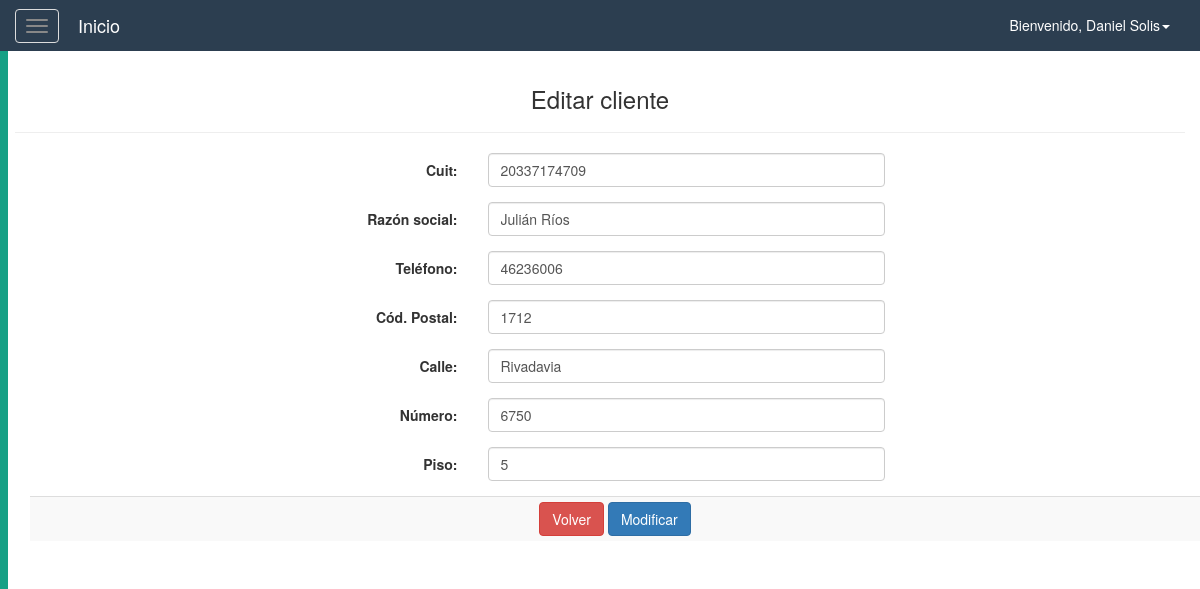
Page /logistica/editarCliente.php?id=2 (signed in) on the committed database.
### tables this page shows
CREATE TABLE Cliente(
    idCliente int(11) NOT NULL AUTO_INCREMENT,
    cuit bigint(11) NOT NULL,
    razon varchar(45) NOT NULL,
    telefono varchar(45) NOT NULL,
    dom_cp int(11) NOT NULL,
    dom_calle varchar(45) NOT NULL,
    dom_numero int(11) NOT NULL,
    dom_piso int(11) NOT NULL,
    PRIMARY KEY (idCliente)
);

### resources/db/control.php (called while the page is built, shortened)
<?php
    class controlDB{
        function __construct(){
            try{
            $host="localhost";
            $dbname="logistica";
            $user="root";
            $pass="";
            $this->con=mysqli_connect($host,$user,$pass) or die("No se puede conectar con la base de datos.");
            mysqli_select_db($this->con,$dbname)or die("No se encuentra la base de datos.");
            mysqli_set_charset($this->con, "utf8");
            }catch(Exception $ex){
                throw $ex;
            }
        }
        function consultar($sql){
            $result=mysqli_query($this->con,$sql);
            $data=null;
            if($result){
                while($fila=mysqli_fetch_array($result)){
                    $data[]=$fila;
                }
            }
            return $data;
        }
    }
?>

### logistica/editarCliente.php (the view, shortened to what this page needs)
<!DOCTYPE html>
<html lang="es">
<head>
    <?php
        $cod = $_GET['id'];
        $obj = new controlDB();
        $cliente = $obj -> consultar("SELECT *
            FROM Cliente
            WHERE idCliente = '$cod'");
    ?>
</head>
<body>
    <?php
        require_once($_SERVER['DOCUMENT_ROOT'].'/resources/templates/header.php');
    ?>
    <div id="wrapper">
    <?php
        require_once($_SERVER['DOCUMENT_ROOT'].'/resources/templates/sidebar.php');
    ?>
        <div id="page-content-wrapper">
            <div class="container-fluid">
                <div class="row">
                    <div class="col-lg-12 text-center">
                        <div class="row">
                            <div class="col">
                                <h3>Editar cliente</h3>
                                <hr>
                            </div>
                        </div>
                        <div class="container">
                            <div class="row">
                                <div class="col">
                                    <form action="bdCliente.php" method="post" class="form-horizontal" onsubmit="return validar()" id="form">
                                        <table class="table table-striped  table-condensed table-hover">
                                            <?php foreach($cliente as $clientes){ ?>
                                            <div class="form-group">
                                                <div class="col-xs-12 col-lg-6 col-lg-offset-3">
                                                    <label class="control-label col-xs-4 col-sm-3">Cuit:</label>
                                                    <div class="col-xs-8 col-sm-9">
                                                        <input type="text" class="form-control"  value="<?php echo $clientes['cuit']; ?>" name="cuit" id="cuit">
                                                    </div>
                                                </div>
                                            </div>
                                            <div class="form-group">
                                                <div class="col-xs-12 col-lg-6 col-lg-offset-3">
                                                    <label class="control-label col-xs-4 col-sm-3">Raz&oacute;n social:</label>
                                                    <div class="col-xs-8 col-sm-9">
                                                        <input type="text" class="form-control"  value="<?php echo $clientes['razon']; ?>" name="razon" id="razon">
                                                    </div>
                                                </div>
                                            </div>
                                            <div class="form-group">
                                                <div class="col-xs-12 col-lg-6 col-lg-offset-3">
                                                    <label class="control-label col-xs-4 col-sm-3">Tel&eacute;fono:</label>
                                                    <div class="col-xs-8 col-sm-9">
                                                        <input type="text" class="form-control"  value="<?php echo $clientes['telefono']; ?>" name="telefono" id="telefono">
                                                    </div>
                                                </div>
                                            </div>
                                            <div class="form-group">
                                                <div class="col-xs-12 col-lg-6 col-lg-offset-3">
                                                    <label class="control-label col-xs-4 col-sm-3">C&oacute;d. Postal:</label>
                                                    <div class="col-xs-8 col-sm-9">
                                                        <input type="text" class="form-control"  value="<?php echo $clientes['dom_cp']; ?>" name="dom_cp" id="dom_cp">
                                                    </div>
                                                </div>
                                            </div>
                                            <div class="form-group">
                                                <div class="col-xs-12 col-lg-6 col-lg-offset-3">
                                                    <label class="control-label col-xs-4 col-sm-3">Calle:</label>
                                                    <div class="col-xs-8 col-sm-9">
                                                        <input type="text" class="form-control"  value="<?php echo $clientes['dom_calle']; ?>" name="dom_calle" id="dom_calle">
                                                    </div>
                                                </div>
                                            </div>
                                            <div class="form-group">
                                                <div class="col-xs-12 col-lg-6 col-lg-offset-3">
                                                    <label class="control-label col-xs-4 col-sm-3">N&uacute;mero:</label>
                                                    <div class="col-xs-8 col-sm-9">
                                                        <input type="text" class="form-control"  value="<?php echo $clientes['dom_numero']; ?>" name="dom_numero" id="dom_numero">
                                                    </div>
                                                </div>
                                            </div>
                                            <div class="form-group">
                                                <div class="col-xs-12 col-lg-6 col-lg-offset-3">
                                                    <label class="control-label col-xs-4 col-sm-3">Piso:</label>
                                                    <div class="col-xs-8 col-sm-9">
                                                        <input type="text" class="form-control"  value="<?php echo $clientes['dom_piso']; ?>" name="dom_piso" id="dom_piso">
                                                    </div>
                                                </div>
                                            </div>
                                            <tr>
                                                <td colspan="3" class="text-center">
                                                    <a href="vista_clientes.php" class="btn btn-danger">Volver</a>
                                                    <input type="submit" value="Modificar" class="btn btn-primary">
                                                </td>
                                            </tr>
                                            <?php } ?>
                                        </table>
                                    </form>
                                </div>
                            </div>
                        </div>
                    </div>
                </div>
            </div>
        </div>
    </div>
</body>
</html>

### resources/css/menuLateral.css (style rules this page uses)
#page-content-wrapper { width: 100%; height: 100%; position: absolute; padding: 15px; }

### rows in the picture
cliente: cuit "20337174709", razon "Julián Ríos", telefono "46236006", dom_cp "1712", dom_calle "Rivadavia", dom_numero "6750", dom_piso "5"

### other values in the picture
$_SESSION['usuario'] "Daniel Solis"
